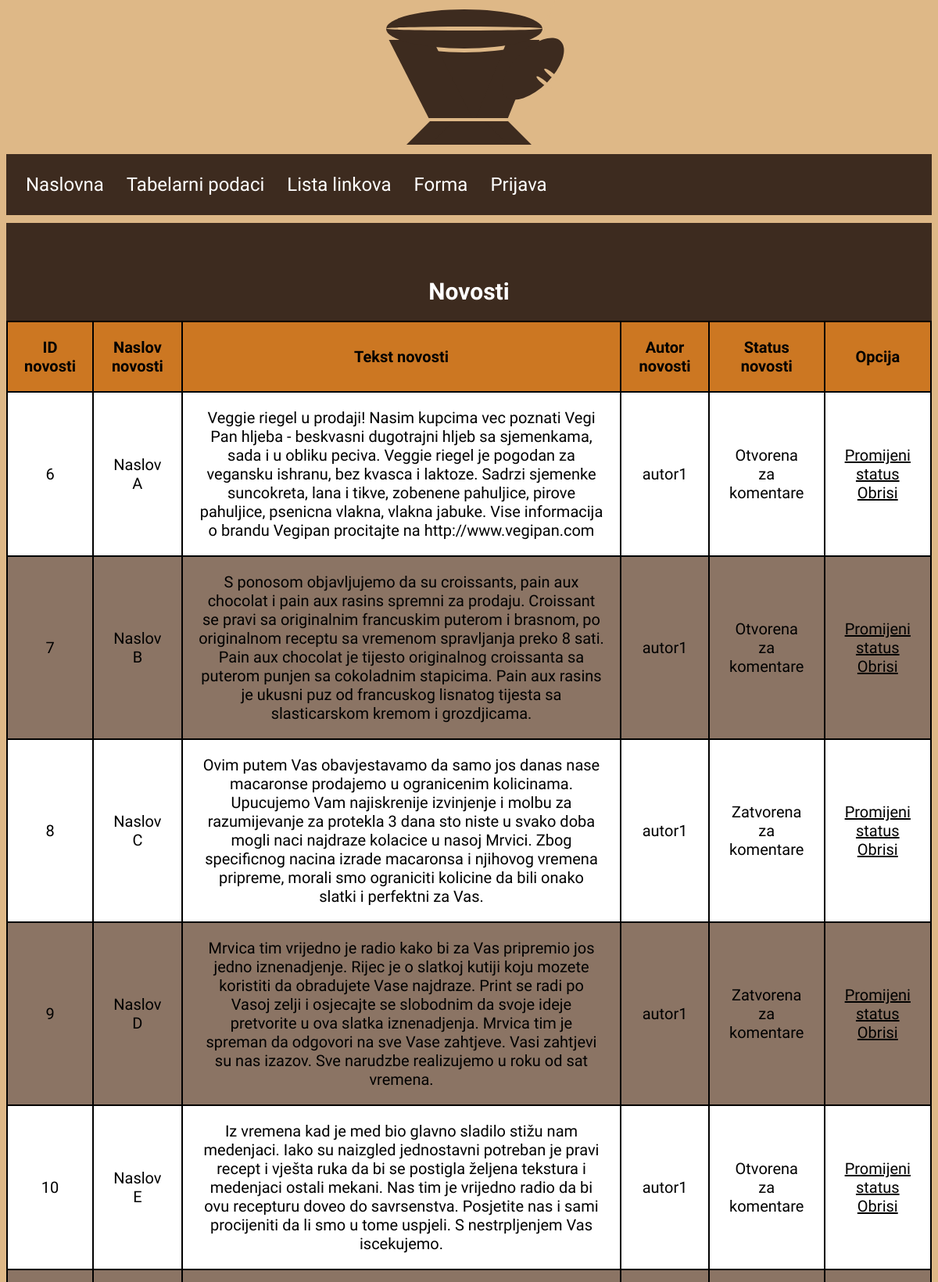
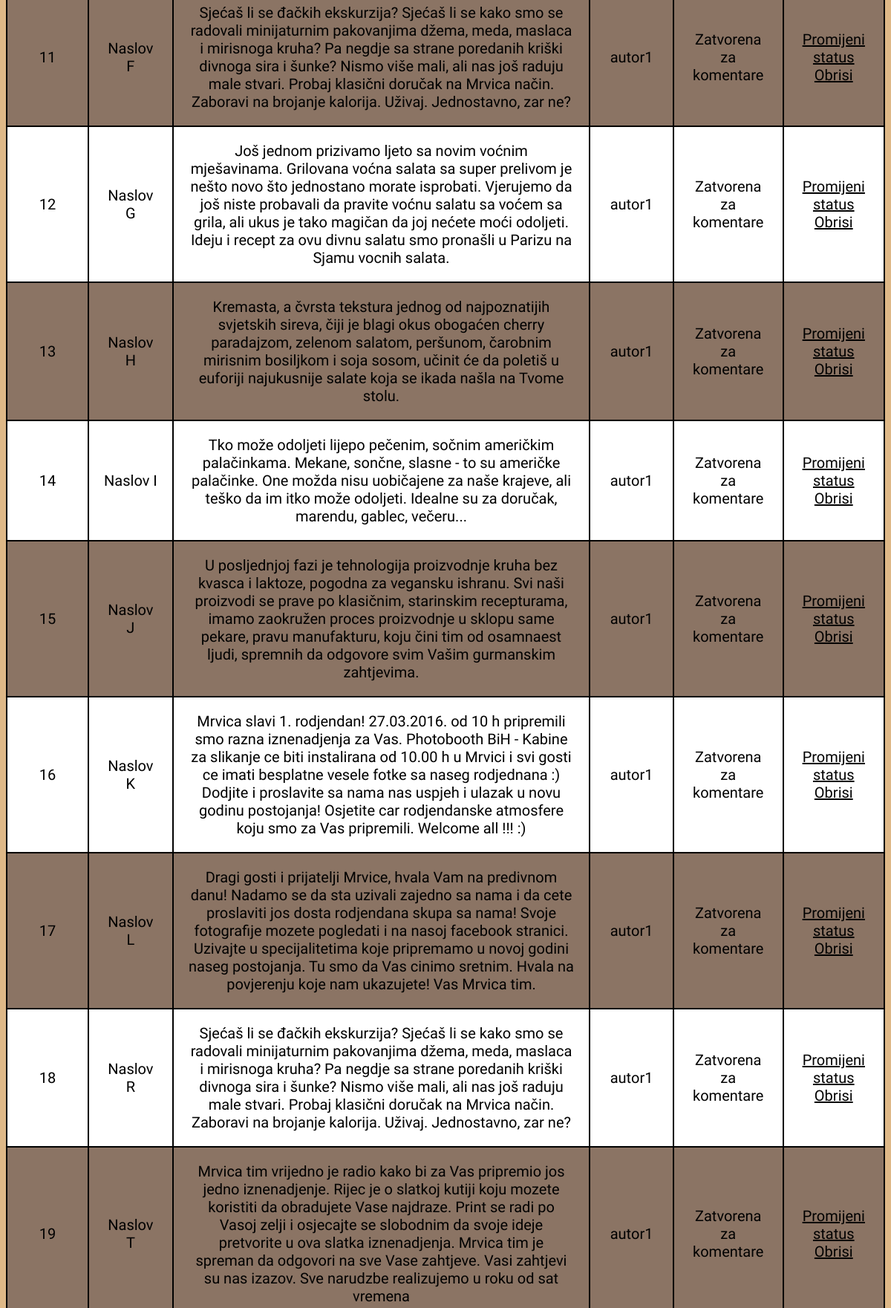
Page /pregledNovosti.php (upper part) on the committed database (2 pictures, top to bottom).
### tables this page shows
CREATE TABLE IF NOT EXISTS `novost` (
  `id` int(11) NOT NULL AUTO_INCREMENT,
  `naslov` varchar(255) NOT NULL,
  `slika` text NOT NULL,
  `tekst` text NOT NULL,
  `komentari` tinyint(1) NOT NULL,
  `datum` datetime NOT NULL,
  `autor` int(11) NOT NULL,
  PRIMARY KEY (`id`),
  KEY `autor` (`autor`)
);

CREATE TABLE IF NOT EXISTS `korisnik` (
  `id` int(11) NOT NULL AUTO_INCREMENT,
  `username` varchar(255) NOT NULL,
  `password` varchar(255) NOT NULL,
  `admin` tinyint(1) NOT NULL,
  PRIMARY KEY (`id`)
);

### pregledNovosti.php (the view, shortened to what this page needs)
 <!DOCTYPE html>
<html>
<head>
	<link rel="stylesheet" type="text/css" href="stil.css">
</head>
<body>
<div id="logo">
	<div id="baza">
		<div class="kockice" id="desna-kockica"></div>
		<div class="kockice" id="lijeva-kockica"></div>
	</div>
	<div id="sredina">
		<div id="lijevo-krilo"></div>
		<div id="srednja-elipsa">
			<div id="poklopac">
				<div id="linija"></div>
			</div>
		</div>
		<div id="ruckica">
			<div id="linijice-gornja"></div>
			<div id="linijice-donja"></div>
		</div>
	</div>
</div>
<nav class="opcija">
<a href="index.php">Naslovna</a>
<a href="tabela.php">Tabelarni podaci</a>
<a href="link.php">Lista linkova</a>
<a href="forma.php">Forma</a>
<?php
if(isset($_SESSION['korisnik'])){
	print "<a href='dodavanje.php'>Dodaj novost</a>";
  $veza = new PDO("mysql:dbname=spirala4;host=localhost;charset=utf8", "wtuser", "wtpass");
  $veza->exec("set names utf8");
  $upit = $veza->query("select admin from korisnik where username='".$_SESSION['korisnik']."';");
  if($upit->fetchColumn()==1){
  print "<a href='adminpanel.php?admin=1'>Admin panel</a>";
  }
  else{
    print "<a href='promjenaPodataka.php'>Promjena podataka</a>";
  }
    $upitID = $veza->query("select id from korisnik where username='".$_SESSION['korisnik']."';");
    $ID=$upitID->fetchColumn();
    print "<a href='sveNovostiAutora.php?autor=".$ID."'>Moje novosti <span style='color:red' id='broj-komentara'></span></a>";
	print "<a href='login.php?logout=1'>Odjava</a>";
   if(isset($_REQUEST['brisanje'])){
   	$id_novosti=htmlEntities($_REQUEST['brisanje'],ENT_QUOTES);
   	$upitZaNovost=$veza->query("select * from novost where id='".$id_novosti."';");
   	$novost=$upitZaNovost->fetchAll();
   	$upitZaKomentar=$veza->query("select * from komentar where novost='".$id_novosti."';");
   	$komentari=$upitZaKomentar->fetchAll();
   	if(count($komentari)!=0){
   	 $veza->query("delete from komentar where novost=".$id_novosti." AND odgovor IS NOT NULL;");
   	 $veza->query("delete from komentar where novost=".$id_novosti." AND odgovor IS NULL;");
     $veza->query("delete from novost where id=".$id_novosti.";");
     echo '<div style="padding:4px; border:1px solid white; color:white;">Uspjesno ste obrisali novost i komentare na novost!</div>';
    }
    else{
     $veza->query("delete from komentar where novost=".$id_novosti.";");
     $veza->query("delete from novost where id=".$id_novosti.";");
      echo '<div style="padding:4px; border:1px solid white; color:white;">Uspjesno ste obrisali novost!</div>';
    }
   }
if(isset($_REQUEST['izmjena'])){
  $id_novosti=htmlEntities($_REQUEST['izmjena'],ENT_QUOTES);
  $upitZaStatus=$veza->query("select komentari from novost where id='".$id_novosti."';");
  $statusKomentarisanja=$upitZaStatus->fetchColumn();
  if($statusKomentarisanja==0){
    $veza->query("update novost set komentari=1 where id='".$id_novosti."';");
  echo '<div style="padding:4px; border:1px solid white; color:white;">Uspjesno ste promijenili status komentarisanja novosti!</div>';
  }
  else{
    $veza->query("update novost set komentari=0 where id='".$id_novosti."';");
     echo '<div style="padding:4px; border:1px solid white; color:white;">Uspjesno ste promijenili status komentarisanja novosti!</div>';
  }
}
}
else{
	print "<a href='login.php'>Prijava</a>";
}
?>
</nav>
<div id="table-div">
<h1 id="Podnaslov"> Novosti </h1>
<table class="tabela">
   <tr>
   	<th>ID novosti</th>
		<th>Naslov novosti</th>
    <th>Tekst novosti</th>
    <th>Autor novosti</th>
    <th>Status novosti</th>
		<th>Opcija</th>
   </tr>
<?php
 $veza = new PDO("mysql:dbname=spirala4;host=localhost;charset=utf8", "wtuser", "wtpass");
  $veza->exec("set names utf8");
  $novosti = $veza->query("select * from novost;");
  foreach ($novosti as $nov){
    $autorUpit=$veza->query("select username from korisnik where id=".$nov['autor'].";");
    $autor=$autorUpit->fetchColumn();
    $statusNovosti="Zatvorena za komentare";
    if($nov['komentari']==1){
      $statusNovosti="Otvorena za komentare";
    }
  print "<tr>
		<td>".$nov['id']."</td>
		<td>".$nov['naslov']."</td>
    <td>".$nov['tekst']."</td>
    <td>".$autor."</td>
    <td>".$statusNovosti."</td>
		<td><a href='pregledNovosti.php?izmjena=".$nov['id']."'>Promijeni status</a> <a href='pregledNovosti.php?brisanje=".$nov['id']."'>Obrisi</a></td>
	</tr>";
  }
?>
</table>
</div>
</body>
</html>

### stil.css (style rules this page uses)
body { background-color:#DEB887; }
nav { background-color: #3D2B1F; width: 100%; margin: 0px; }
nav>a { font-family: 'Dosis', sans-serif; font-size: 150%; color: white; width:20px; text-decoration: none; }
nav>a:last-child { text-decoration: none; border-right-style: none; }
nav>a:first-child { padding-left: 25px; text-decoration: none; border-right-style: none; }
.opcija { padding-top: 25px; padding-bottom: 25px; margin-top: 10px; margin-bottom: 10px; }
.opcija>a { padding: 0px; padding-right: 25px; }
#Podnaslov { color:white; font-family: 'Dosis', sans-serif; text-align: center; font-size: 30px; padding-top: 20px; }
#logo { position: relative; height: 32px; width: 300px; margin: 5px auto; margin-top: -115px; }
#baza { position: relative; height: 30px; width: 100px; background-color:#3D2B1F; margin: auto; margin-top: 270px; z-index: 2; bottom: 0; }
.kockice { height: 30px; width: 30px; background-color: #3D2B1F; position: absolute; }
#desna-kockica { margin-left: 85px; transform:skew(45deg); }
#lijeva-kockica { margin-left: -15px; transform:skew(135deg); }
#sredina { height: 100px; width: 100px; background-color: #3D2B1F; position: absolute; margin-left: 100px; margin-top: -134px; z-index: -2; }
#lijevo-krilo { height: 100px; width: 56px; transform: skew(207deg); background-color: #3D2B1F; margin-left: -27px; margin-top: -100px; z-index: -1; }
#srednja-elipsa { height: 50px; width: 200px; border-radius: 50%; background-color:#DEB887 ; margin-left: -56px; margin-top: -134px; z-index: -2; }
#poklopac { height: 50px; width: 200px; border-radius: 50%; background-color: #3D2B1F; position: absolute; margin-top: -5px; z-index: 4; }
#linija { height: 5px; width: 200px; background-color:#DEB887 ; margin-top: 22px; border-radius: 105%; }
#linijice-donja { height: 5px; width: 25px; background-color:#DEB887; border-radius: 105%; transform: rotate(84deg); margin-left: 26px; margin-top: -5px; }
#linijice-gornja { height: 5px; width: 25px; background-color:#DEB887 ; border-radius: 105%; transform: rotate(84deg); margin-left: 40px; margin-top: -14px; }
#ruckica { height: 50px; width: 100px; border-radius: 50%; background-color: #3D2B1F; z-index: -2; transform: rotate(135deg); margin-left: 82px; margin-top: 10px; }
.tabela { border:2px solid black; font-family: 'Dosis', sans-serif; border-collapse: collapse; text-align: center; font-size: 20px; margin: auto; }
.tabela th { border:2px solid black; background-color: #CC7722; padding: 20px; }
.tabela td { border:2px solid black; border-collapse: collapse; padding: 20px; }
.tabela td a { color: black; }
.tabela tr:nth-child(odd) { border:2px solid black; background-color: #8B7464; }
.tabela tr:nth-child(even) { border:2px solid black; background-color: white; }
#table-div { margin-left: 0%; margin-right:0%; padding-top:30px; padding-bottom: 60px; background-color: #3D2B1F; }

### rows in the picture
novost: id "6", naslov "Naslov A", tekst "Veggie riegel u prodaji! Nasim kupcima vec poznati Vegi Pan hljeba - beskvasni dugotrajni hljeb sa sjemenkama, sada i u obliku peciva. Veggie riegel je pogodan za vegansku ishranu, bez kvasca i laktoze. Sadrzi sjemenke suncokreta, lana i tikve, zobenene pahuljice, pirove pahuljice, psenicna vlakna, vlakna jabuke. Vise informacija o brandu Vegipan procitajte na http://www.vegipan.com", autor.username "autor1", komentari "Otvorena za komentare"
novost: id "7", naslov "Naslov B", tekst "S ponosom objavljujemo da su croissants, pain aux chocolat i pain aux rasins spremni za prodaju. Croissant se pravi sa originalnim francuskim puterom i brasnom, po originalnom receptu sa vremenom spravljanja preko 8 sati. Pain aux chocolat je tijesto originalnog croissanta sa puterom punjen sa cokoladnim stapicima. Pain aux rasins je ukusni puz od francuskog lisnatog tijesta sa slasticarskom kremom i grozdjicama.", autor.username "autor1", komentari "Otvorena za komentare"
novost: id "8", naslov "Naslov C", tekst "Ovim putem Vas obavjestavamo da samo jos danas nase macaronse prodajemo u ogranicenim kolicinama. Upucujemo Vam najiskrenije izvinjenje i molbu za razumijevanje za protekla 3 dana sto niste u svako doba mogli naci najdraze kolacice u nasoj Mrvici. Zbog specificnog nacina izrade macaronsa i njihovog vremena pripreme, morali smo ograniciti kolicine da bili onako slatki i perfektni za Vas.", autor.username "autor1", statusNovosti "Zatvorena za komentare"
novost: id "9", naslov "Naslov D", tekst "Mrvica tim vrijedno je radio kako bi za Vas pripremio jos jedno iznenadjenje. Rijec je o slatkoj kutiji koju mozete koristiti da obradujete Vase najdraze. Print se radi po Vasoj zelji i osjecajte se slobodnim da svoje ideje pretvorite u ova slatka iznenadjenja. Mrvica tim je spreman da odgovori na sve Vase zahtjeve. Vasi zahtjevi su nas izazov. Sve narudzbe realizujemo u roku od sat vremena.", autor.username "autor1", statusNovosti "Zatvorena za komentare"
novost: id "10", naslov "Naslov E", tekst "Iz vremena kad je med bio glavno sladilo stižu nam medenjaci. Iako su naizgled jednostavni potreban je pravi recept i vješta ruka da bi se postigla željena tekstura i medenjaci ostali mekani. Nas tim je vrijedno radio da bi ovu recepturu doveo do savrsenstva. Posjetite nas i sami procijeniti da li smo u tome uspjeli. S nestrpljenjem Vas iscekujemo.", autor.username "autor1", komentari "Otvorena za komentare"
novost: id "11", naslov "Naslov F", tekst "Sjećaš li se đačkih ekskurzija? Sjećaš li se kako smo se radovali minijaturnim pakovanjima džema, meda, maslaca i mirisnoga kruha? Pa negdje sa strane poredanih kriški divnoga sira i šunke? Nismo više mali, ali nas još raduju male stvari. Probaj klasični doručak na Mrvica način. Zaboravi na brojanje kalorija. Uživaj. Jednostavno, zar ne?", autor.username "autor1", statusNovosti "Zatvorena za komentare"
novost: id "12", naslov "Naslov G", tekst "Još jednom prizivamo ljeto sa novim voćnim mješavinama. Grilovana voćna salata sa super prelivom je nešto novo što jednostano morate isprobati. Vjerujemo da još niste probavali da pravite voćnu salatu sa voćem sa grila, ali ukus je tako magičan da joj nećete moći odoljeti. Ideju i recept za ovu divnu salatu smo pronašli u Parizu na Sjamu vocnih salata.", autor.username "autor1", statusNovosti "Zatvorena za komentare"
novost: id "13", naslov "Naslov H", tekst "Kremasta, a čvrsta tekstura jednog od najpoznatijih svjetskih sireva, čiji je blagi okus obogaćen cherry paradajzom, zelenom salatom, peršunom, čarobnim mirisnim bosiljkom i soja sosom, učinit će da poletiš u euforiji najukusnije salate koja se ikada našla na Tvome stolu.", autor.username "autor1", statusNovosti "Zatvorena za komentare"
novost: id "14", naslov "Naslov I", tekst "Tko može odoljeti lijepo pečenim, sočnim američkim palačinkama. Mekane, sončne, slasne - to su američke palačinke. One možda nisu uobičajene za naše krajeve, ali teško da im itko može odoljeti. Idealne su za doručak, marendu, gablec, večeru...", autor.username "autor1", statusNovosti "Zatvorena za komentare"
novost: id "15", naslov "Naslov J", tekst "U posljednjoj fazi je tehnologija proizvodnje kruha bez kvasca i laktoze, pogodna za vegansku ishranu. Svi naši proizvodi se prave po klasičnim, starinskim recepturama, imamo zaokružen proces proizvodnje u sklopu same pekare, pravu manufakturu, koju čini tim od osamnaest ljudi, spremnih da odgovore svim Vašim gurmanskim zahtjevima.", autor.username "autor1", statusNovosti "Zatvorena za komentare"
novost: id "16", naslov "Naslov K", tekst "Mrvica slavi 1. rodjendan! 27.03.2016. od 10 h pripremili smo razna iznenadjenja za Vas. Photobooth BiH - Kabine za slikanje ce biti instalirana od 10.00 h u Mrvici i svi gosti ce imati besplatne vesele fotke sa naseg rodjednana :) Dodjite i proslavite sa nama nas uspjeh i ulazak u novu godinu postojanja! Osjetite car rodjendanske atmosfere koju smo za Vas pripremili. Welcome all !!! :)", autor.username "autor1", statusNovosti "Zatvorena za komentare"
novost: id "17", naslov "Naslov L", tekst "Dragi gosti i prijatelji Mrvice, hvala Vam na predivnom danu! Nadamo se da sta uzivali zajedno sa nama i da cete proslaviti jos dosta rodjendana skupa sa nama! Svoje fotografije mozete pogledati i na nasoj facebook stranici. Uzivajte u specijalitetima koje pripremamo u novoj godini naseg postojanja. Tu smo da Vas cinimo sretnim. Hvala na povjerenju koje nam ukazujete! Vas Mrvica tim.", autor.username "autor1", statusNovosti "Zatvorena za komentare"
novost: id "18", naslov "Naslov R", tekst "Sjećaš li se đačkih ekskurzija? Sjećaš li se kako smo se radovali minijaturnim pakovanjima džema, meda, maslaca i mirisnoga kruha? Pa negdje sa strane poredanih kriški divnoga sira i šunke? Nismo više mali, ali nas još raduju male stvari. Probaj klasični doručak na Mrvica način. Zaboravi na brojanje kalorija. Uživaj. Jednostavno, zar ne?", autor.username "autor1", statusNovosti "Zatvorena za komentare"
novost: id "19", naslov "Naslov T", tekst "Mrvica tim vrijedno je radio kako bi za Vas pripremio jos jedno iznenadjenje. Rijec je o slatkoj kutiji koju mozete koristiti da obradujete Vase najdraze. Print se radi po Vasoj zelji i osjecajte se slobodnim da svoje ideje pretvorite u ova slatka iznenadjenja. Mrvica tim je spreman da odgovori na sve Vase zahtjeve. Vasi zahtjevi su nas izazov. Sve narudzbe realizujemo u roku od sat vremena", autor.username "autor1", statusNovosti "Zatvorena za komentare"
